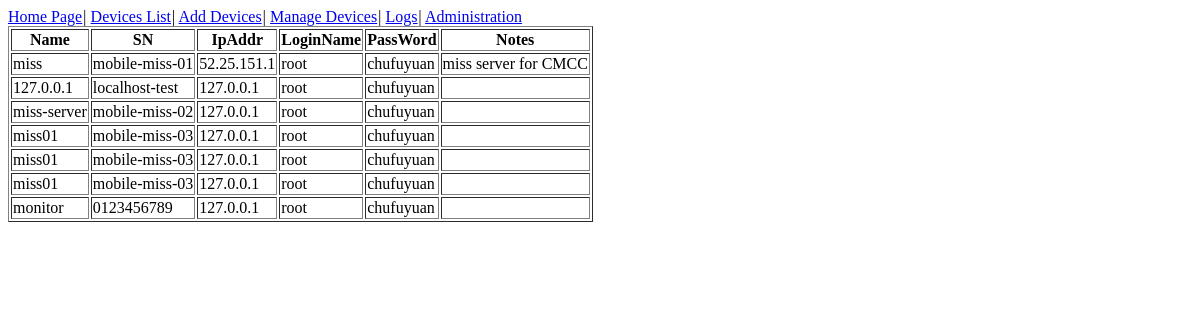
The page /controller/ on the database as committed earlier.
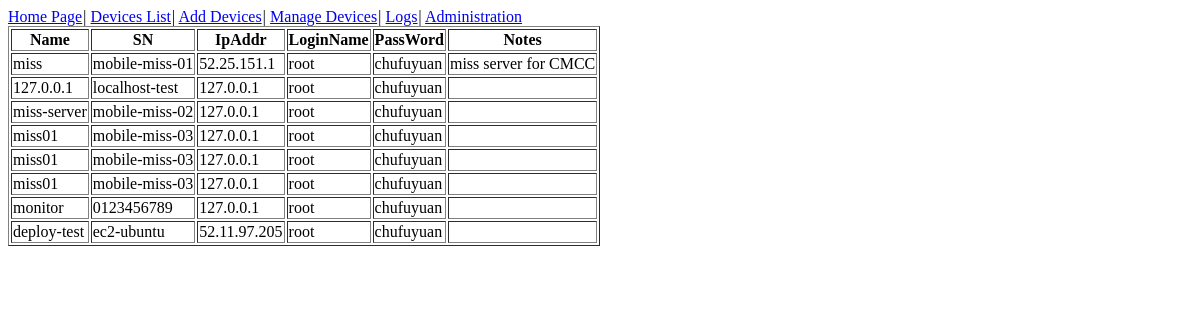
The same page on the database as committed later.
### controller/models.py (models this page shows)
class Device(models.Model):
    id = models.IntegerField(primary_key=True, auto_created=True)
    name = models.CharField(max_length=20)
    sn = models.CharField(max_length=30)
    ipaddr = models.CharField(max_length=15)
    login = models.CharField(max_length=15, default='root')
    password = models.CharField(max_length=50)
    notes = models.CharField(max_length=5000, blank=True)

### controller/views.py (the view)
def list(request):
    device_list = Device.objects.all()
    return render_to_response('list.html', Context({'device_list': device_list, 'module': 'list'}))

### controller/templates/list.html (shortened to what this page needs)
{% extends "base.html" %}
{% block content%}
{%if module == 'list' %}
<table border='1'>
<th>Name</th>
<th>SN</th>
<th>IpAddr</th>
<th>LoginName</th>
<th>PassWord</th>
<th>Notes</th>
  {%for d in device_list %}
  <tr>
  <td>{{d.name}}</td>
  <td>{{d.sn}}</td>
  <td>{{d.ipaddr}}</td>
  <td>{{d.login}}</td>
  <td>{{d.password}}</td>
  <td>{{d.notes}}</td>
  </tr>
  {%endfor%}
</table>
{%endif%}
{% endblock %}

Rows that differ between the two databases and show on the page:
added Device: name "deploy-test", sn "ec2-ubuntu", ipaddr "52.11.97.205", login "root", password "chufuyuan"
